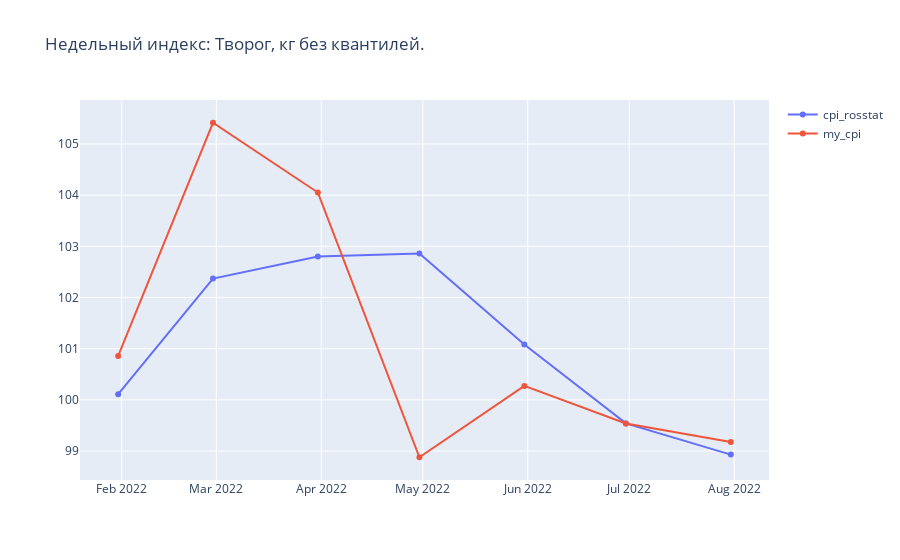

Write notebook code for a chart like this one.
### Code cell
id = 1124
# MAE = MAE_df.loc[MAE_df['rosstat_id'] == id, 'MAE'].values[0]
plot_multiple_ts(month_index[month_index['rosstat_id'] == id].cpi_rosstat,
                 month_index[month_index['rosstat_id'] == id].my_cpi,
                 title_text=f'Недельный индекс: Творог, кг без квантилей.')

### Figure 1 — Plotly figure (JSON) as saved in the notebook; plotly's stock layout.template omitted (floating-point values rounded to 4 significant figures)
{"data": [{"mode": "lines+markers", "name": "cpi_rosstat", "showlegend": true, "type": "scatter", "x": ["2022-01-31T00:00:00", "2022-02-28T00:00:00", "2022-03-31T00:00:00", "2022-04-30T00:00:00", "2022-05-31T00:00:00", "2022-06-30T00:00:00", "2022-07-31T00:00:00"], "y": [100.1, 102.4, 102.8, 102.9, 101.1, 99.54, 98.93]}, {"mode": "lines+markers", "name": "my_cpi", "showlegend": true, "type": "scatter", "x": ["2022-01-31T00:00:00", "2022-02-28T00:00:00", "2022-03-31T00:00:00", "2022-04-30T00:00:00", "2022-05-31T00:00:00", "2022-06-30T00:00:00", "2022-07-31T00:00:00"], "y": [100.9, 105.4, 104.1, 98.88, 100.3, 99.54, 99.18]}], "layout": {"title": {"text": "Недельный индекс: Творог, кг без квантилей."}}}
